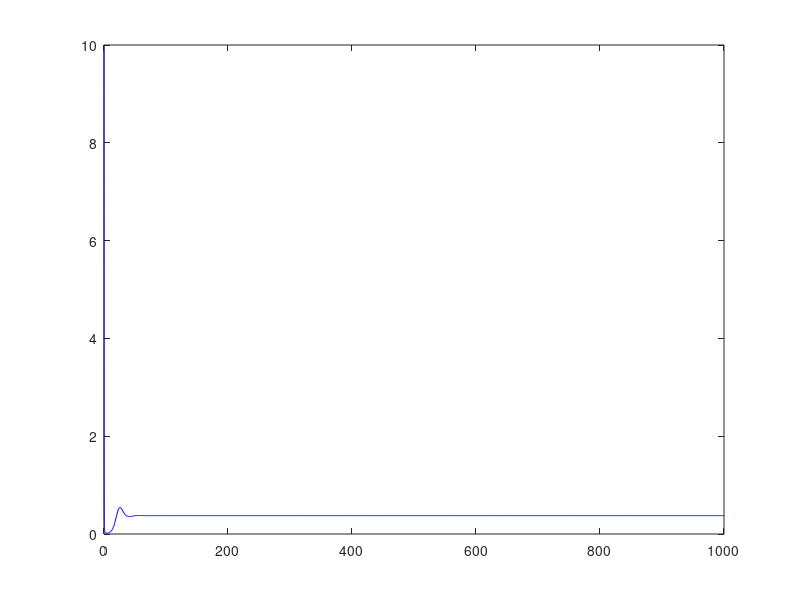
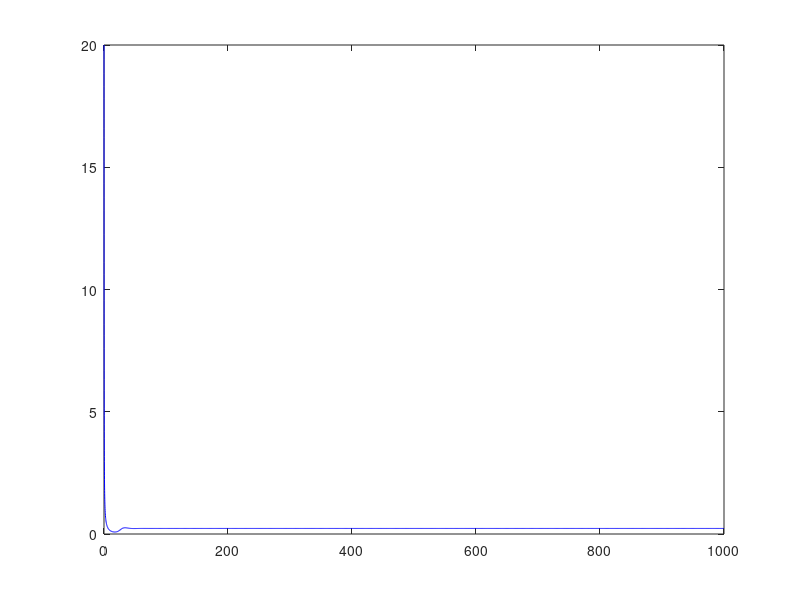
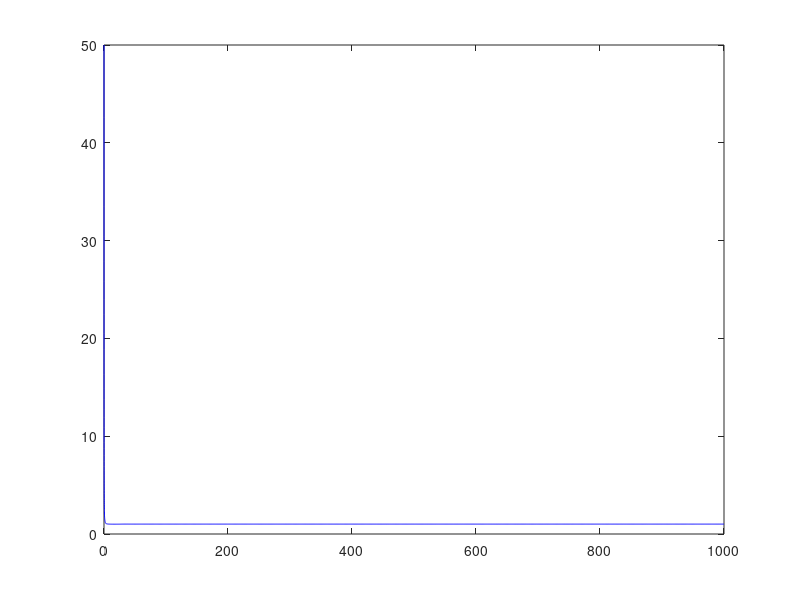
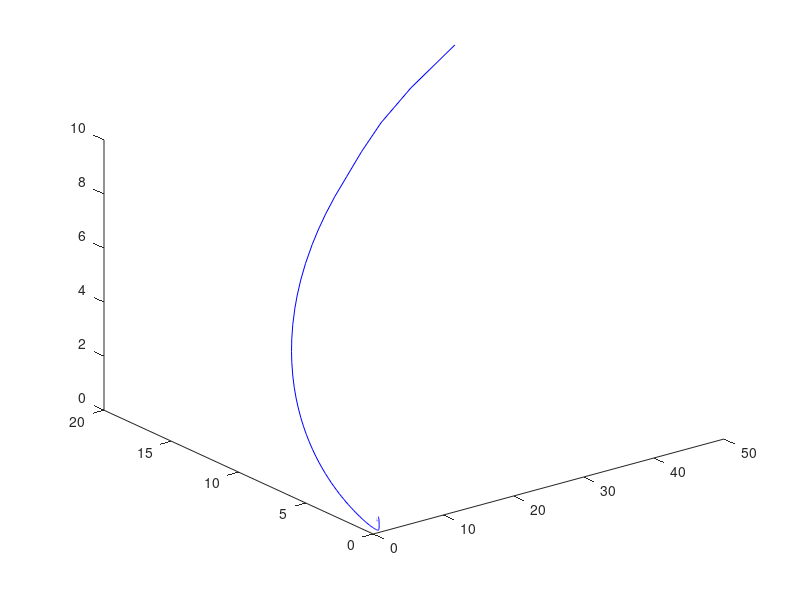

MATLAB code to generate these figures, in order:
clc;
clear;
close all;
format long

%parameter values that will not vary
s=1; K=1; beta=1; L=1;
%parameter values that will vary
r=.37; alpha=1e-2;
theta=.518; gamma=0.5; delta=0.08;
nu=0.05;

%main model solving in RK4 method
riparian_dim=@(t,x)[r*x(1)*(1 - x(1)/K) - alpha*(x(1).^2)*x(3) - beta*x(2)*x(1); theta*beta*x(2)*x(1) - gamma*x(2).^2 - delta*x(2)*x(3); s*x(3)*(1 - x(3)/L) + nu*x(2)*x(3)];
[t,x]=ode45(riparian_dim,[0 1000],[10 20 50]);

p_riparian=size(x);

V_cap_rev=x(p_riparian(1),1);
I_cap_rev=x(p_riparian(1),2);
A_cap_rev=x(p_riparian(1),3);

%Equilibrium Existence
a_cap = (alpha*L*nu*theta*beta)/s*(gamma+(delta*L*nu)/s);
b_cap = (r/K) + alpha*L -(alpha*L^2*nu*delta/s*(gamma + delta*L*nu/s)) + (theta*beta^2/(gamma + delta*L*nu/s));
c_cap = -r - delta*beta*L/(gamma + delta*L*nu/s);
D_cap = b_cap^2-4*a_cap*c_cap;

V1_cap = (-b_cap+sqrt(D_cap))/(2*a_cap);
V2_cap = (-b_cap-sqrt(D_cap))/(2*a_cap);

V_cap_act = V1_cap;
I_cap_act = (theta*beta*V_cap_act - delta*L) / (gamma + delta*L*nu/s);
A_cap_act = (s + nu*I_cap_act)*(L/s);

if (theta*beta*V_cap_act > delta*L)
    disp("existence of interior equilibrium satisfied")
end

%Routh-Hurwitz Stability Analysis
b1 = alpha*V_cap_act*A_cap_act + gamma*I_cap_act + s*A_cap_act/L + r*V_cap_act/K;
b2 = (r*V_cap_act*gamma*I_cap_act)/K + (r*V_cap_act*s*A_cap_act)/L + (alpha*V_cap_act*A_cap_act^2*s)/L + alpha*V_cap_act*A_cap_act*gamma*I_cap_act + (r*I_cap_act*s*A_cap_act)/L + delta*I_cap_act*nu*A_cap_act + theta*beta^2*V_cap_act*I_cap_act;
b3 = (r*V_cap_act*gamma*I_cap_act*s*A_cap_act)/K*L + (r*V_cap_act*delta*I_cap_act*nu*A_cap_act)/K + (alpha*V_cap_act*gamma*I_cap_act*s*A_cap_act^2)/L + (alpha*V_cap_act*delta*I_cap_act*nu*A_cap_act^2) + (theta*beta^2*I_cap_act*s*A_cap_act*V_cap_act)/L + alpha*V_cap_act^2*theta*beta*I_cap_act*gamma*A_cap_act;
hopf_riparian = b1*b2-b3;

if beta>=nu
    disp('condition for b1*b2-b3>0')
end

%Jacobian
a11 = r - 2*r*V_cap_act/K - 2*alpha*V_cap_act*A_cap_act - beta*I_cap_act;
a12 = -beta*V_cap_act;
a13 = -alpha*V_cap_act^2;
a21 = theta*beta*I_cap_act;
a22 = theta*beta*V_cap_act - 2*gamma*I_cap_act - delta*A_cap_act;
a23 = -delta*I_cap_act;
a31 = 0;
a32 = nu*A_cap_act;
a33= s - 2*s*A_cap_act/L + nu*I_cap_act;

J_riparian = [a11 a12 a13;a21 a22 a23;a31 a32 a33];
eigs(J_riparian)

%Figures Plotted
figure(1)
plot(t,x(:,1),'b')
hold on
figure(2)
plot(t,x(:,2),'b')
hold on
figure(3)
plot(t,x(:,3),'b')
hold on
figure(4)
plot3(x(:,3),x(:,2),x(:,1),'b')
hold on
